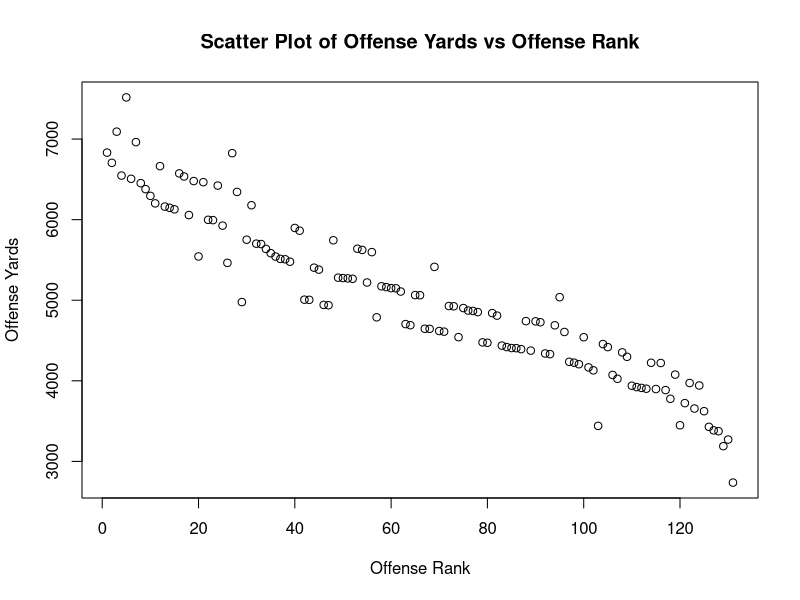

This chart was generated by the following R code:
## ---- chunk 1
library(readr)
cfb22 <- read.csv("cfb22.csv")
cfb22
## ---- chunk 2
str(cfb22$Team)
## ---- chunk 3
min(cfb22$Off.Yards)
quantile(cfb22$Off.Yards, 0.25) #first quartile
median(cfb22$Off.Yards)
mean(cfb22$Off.Yards)
quantile(cfb22$Off.Yards, 0.75) #third quartile
max(cfb22$Off.Yards)
## ---- chunk 4
library(tidyverse)
library(dplyr)
cfb22 %>%
  arrange(desc(Off.Rank), Team)
## ---- chunk 5
plot(cfb22$Off.Rank,cfb22$Off.Yards,xlab = "Offense Rank", ylab = "Offense Yards", pch=1)
title("Scatter Plot of Offense Yards vs Offense Rank")
